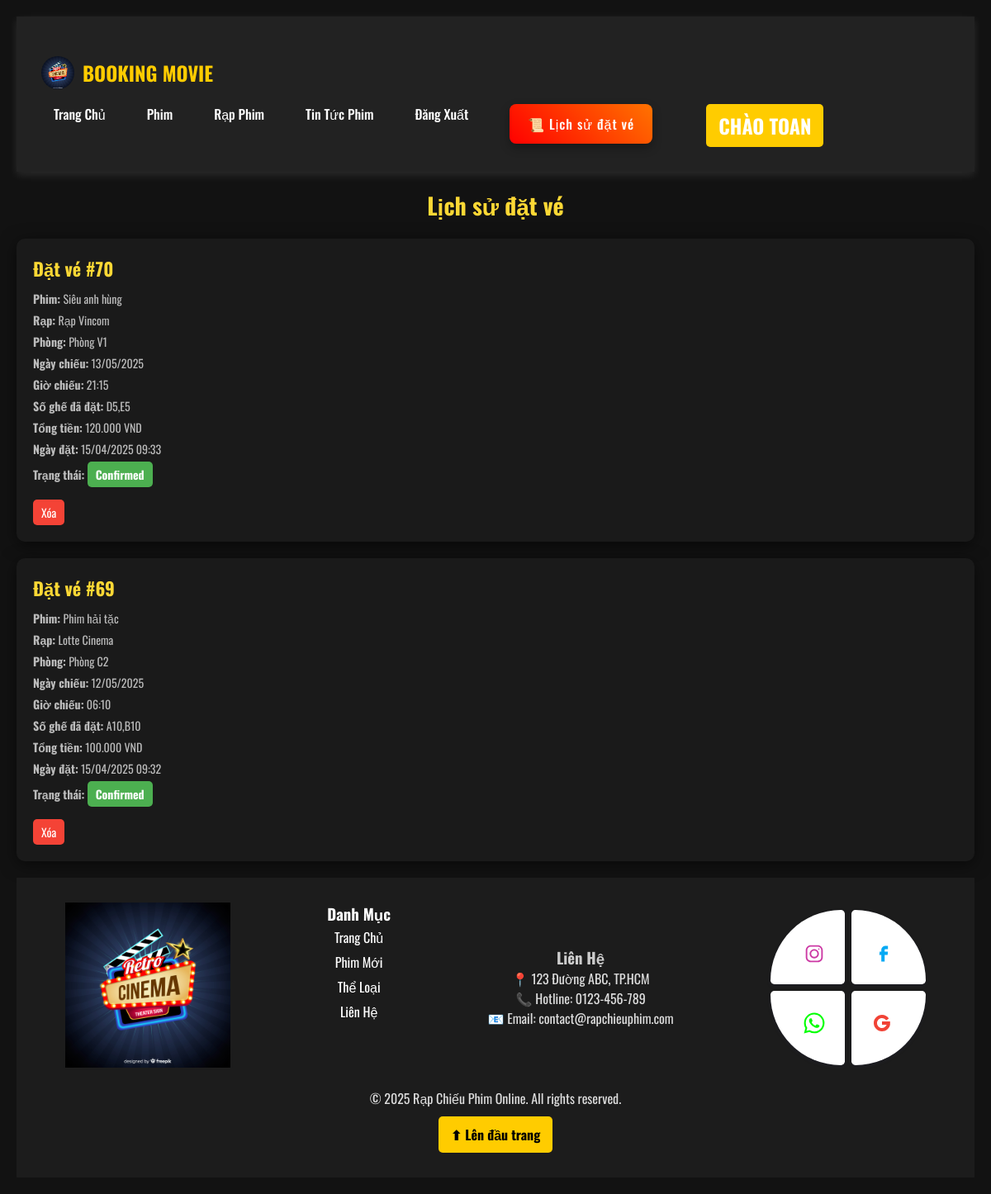
The app's page /user.php?controller=booking&action=bookingHistory (signed in) with its own data.
### tables this page shows
CREATE TABLE `bookings` (
  `id` int NOT NULL,
  `user_id` int NOT NULL,
  `showtime_id` int NOT NULL,
  `total_price` decimal(8,2) NOT NULL,
  `booking_time` datetime DEFAULT CURRENT_TIMESTAMP,
  `status` enum('pending','confirmed','cancelled') NOT NULL DEFAULT 'pending',
  `promotion_id` int DEFAULT NULL
);

CREATE TABLE `movies` (
  `id` int NOT NULL,
  `title` varchar(255) NOT NULL,
  `description` text,
  `duration` int NOT NULL,
  `release_date` date NOT NULL,
  `trailer_path` varchar(100) DEFAULT NULL,
  `poster_path` varchar(100) DEFAULT NULL,
  `view` int DEFAULT '0',
  `created_at` datetime DEFAULT CURRENT_TIMESTAMP,
  `director` varchar(255) DEFAULT NULL
);

CREATE TABLE `theaters` (
  `id` int NOT NULL,
  `name` varchar(100) NOT NULL,
  `address` varchar(255) NOT NULL,
  `capacity` int NOT NULL
);

CREATE TABLE `rooms` (
  `id` int NOT NULL,
  `theater_id` int NOT NULL,
  `name` varchar(50) NOT NULL,
  `capacity` int NOT NULL,
  `rows` int NOT NULL,
  `columns` int NOT NULL
);

CREATE TABLE `showtimes` (
  `id` int NOT NULL,
  `movie_id` int NOT NULL,
  `theater_id` int NOT NULL,
  `room_id` int NOT NULL,
  `start_time` datetime NOT NULL,
  `price` decimal(8,2) NOT NULL,
  `available_seats` int NOT NULL,
  `end_time` datetime NOT NULL
);

### config/database.php (called while the page is built, shortened)
<?php
class Database
{
    private $host = "localhost";
    private $dbname = "table_movie";
    private $username = "root";
    private $password = "";
    public function getConnection()
    {
        try {
            $this->conn = new PDO("mysql:host=$this->host;dbname=$this->dbname", $this->username, $this->password);
            $this->conn->setAttribute(PDO::ATTR_ERRMODE, PDO::ERRMODE_EXCEPTION);
            return $this->conn;
        } catch (PDOException $e) {
            echo "Connection failed: " . $e->getMessage();
        }
    }
}
?>

### views/user/booking/booking_history.php (the view, shortened to what this page needs)
<!DOCTYPE html>
<html>
<head>
</head>
<body>
        <h1>Lịch sử đặt vé</h1>
        <?php if (empty($bookings)): ?>
                <p>Bạn chưa có lịch sử đặt vé nào.</p>
        <?php else: ?>
                <?php foreach ($bookings as $booking): ?>
                        <div class="booking">
                                <h2>Đặt vé #<?php echo htmlspecialchars($booking['booking_id']); ?></h2>
                                <p><strong>Phim:</strong> <?php echo htmlspecialchars($booking['movie_title']); ?></p>
                                <p><strong>Rạp:</strong> <?php echo htmlspecialchars($booking['theater_name']); ?></p>
                                <p><strong>Phòng:</strong> <?php echo htmlspecialchars($booking['room_name']); ?></p>
                                <p><strong>Ngày chiếu:</strong> <?php echo date('d/m/Y', strtotime($booking['start_time'])); ?></p>
                                <p><strong>Giờ chiếu:</strong> <?php echo date('H:i', strtotime($booking['start_time'])); ?></p>
                                <p><strong>Số ghế đã đặt:</strong> <?php echo htmlspecialchars($booking['seats']); ?></p>
                                <p><strong>Tổng tiền:</strong> <?php echo number_format($booking['total_price'], 0, ',', '.'); ?> VND</p>
                                <p><strong>Ngày đặt:</strong> <?php echo date('d/m/Y H:i', strtotime($booking['booking_time'])); ?></p>
                                <p><strong>Trạng thái:</strong>
                                        <span class="status <?php echo htmlspecialchars($booking['booking_status']); ?>">
                                                <?php echo htmlspecialchars(ucfirst($booking['booking_status'])); ?>
                                        </span>
                                </p>
                                <a href="user.php?controller=booking&action=deleteBooking&booking_id=<?php echo $booking['booking_id']; ?>"
                                        class="delete-btn"
                                        onclick="return confirm('Bạn có chắc chắn muốn xóa đặt vé #<?php echo $booking['booking_id']; ?> không?');">
                                        Xóa
                                </a>
                        </div>
                <?php endforeach; ?>
        <?php endif; ?>
</body>
</html>

### public/css/user/home.css (style rules this page uses)
* { margin: 0; padding: 0; box-sizing: border-box; font-family: Arial, sans-serif; scroll-behavior: smooth; }
body { background-color: #121212; color: white; position: relative; }

### public/css/user/detail.css (style rules this page uses)
* { margin: 0; padding: 0; box-sizing: border-box; font-family: 'Oswald', sans-serif; }

### views/user/booking/booking_history.php (style rules this page uses)
body { background-color: #121212; color: #fff; font-family: Arial, sans-serif; padding: 20px; margin: 0; }
h1 { font-size: 28px; font-weight: bold; color: #fdd835; text-align: center; margin-top: 20px; margin-bottom: 20px; }
p { font-size: 16px; color: #ddd; text-align: center; }
.booking { background: #1a1a1a; padding: 20px; border-radius: 10px; margin-bottom: 20px; box-shadow: 0px 4px 20px rgba(0, 0, 0, 0.5); transition: transform 0.2s; }
.booking h2 { font-size: 22px; font-weight: bold; color: #fdd835; margin-bottom: 10px; }
.booking p { font-size: 14px; color: #bbb; margin: 5px 0; text-align: left; }
.booking .status { font-weight: bold; padding: 5px 10px; border-radius: 5px; display: inline-block; }
.booking .status.confirmed { background-color: #4caf50; color: #fff; }
.delete-btn { background-color: #f44336; color: #fff; padding: 5px 10px; border: none; border-radius: 5px; cursor: pointer; font-size: 14px; margin-top: 10px; display: inline-block; text-decoration: none; }

### records on screen
bookings: id "70", movies.title "Siêu anh hùng", theaters.name "Rạp Vincom", rooms.name "Phòng V1", showtime.start_time "13/05/2025", showtime.start_time "21:15", seats "D5,E5", total_price "120.000", booking_time "15/04/2025 09:33", status "Confirmed"
bookings: id "69", movies.title "Phim hải tặc", theaters.name "Lotte Cinema", rooms.name "Phòng C2", showtime.start_time "12/05/2025", showtime.start_time "06:10", seats "A10,B10", total_price "100.000", booking_time "15/04/2025 09:32", status "Confirmed"

### other values on screen
$_SESSION['username'] "TOAN"
